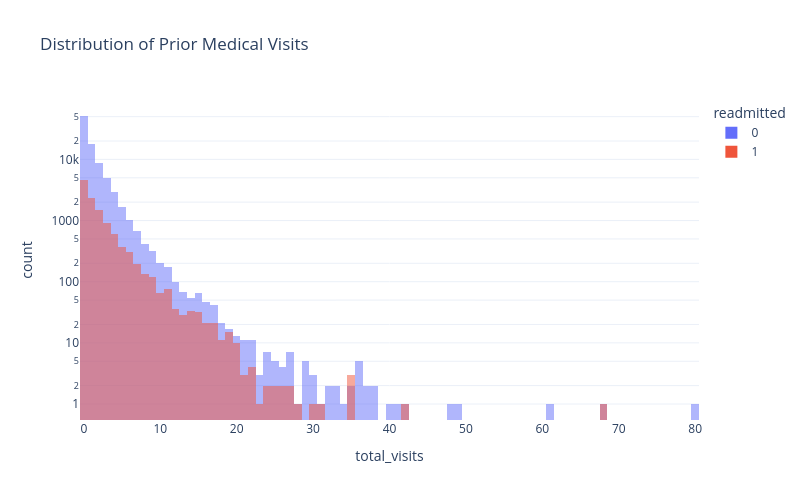

The notebook cell this image was saved under:
### Markdown cell above
Multiple columns refer to the number of medical appointments and hospital visits a patient has had prior to their most recent hospitalization. We will aggregate these to understand the relationship between visits and risk of readmission.

### Code cell
df['total_visits'] = df['number_inpatient'] + df['number_outpatient'] + df['number_emergency']

fig = px.histogram(df, color = 'readmitted', x = 'total_visits', barmode = 'overlay', log_y = True, template = 'plotly_white',
                  height = 500, width = 800, title = 'Distribution of Prior Medical Visits')
fig.show()

### Figure 1 — Plotly figure (JSON) as saved in the notebook; plotly's stock layout.template omitted (floating-point values rounded to 4 significant figures; data arrays with more than 128 entries replaced by an {"elided": "..."} marker saying what was removed)
{"data": [{"bingroup": "x", "hovertemplate": "readmitted=0<br>total_visits=%{x}<br>count=%{y}<extra></extra>", "legendgroup": "0", "marker": {"color": "#636efa", "opacity": 0.5, "pattern": {"shape": ""}}, "name": "0", "orientation": "v", "showlegend": true, "type": "histogram", "x": {"elided": "90409 int values"}, "xaxis": "x", "yaxis": "y"}, {"bingroup": "x", "hovertemplate": "readmitted=1<br>total_visits=%{x}<br>count=%{y}<extra></extra>", "legendgroup": "1", "marker": {"color": "#EF553B", "opacity": 0.5, "pattern": {"shape": ""}}, "name": "1", "orientation": "v", "showlegend": true, "type": "histogram", "x": {"elided": "11357 int values"}, "xaxis": "x", "yaxis": "y"}], "layout": {"barmode": "overlay", "height": 500, "legend": {"title": {"text": "readmitted"}, "tracegroupgap": 0}, "title": {"text": "Distribution of Prior Medical Visits"}, "width": 800, "xaxis": {"anchor": "y", "autorange": true, "domain": [0, 1], "range": [-0.5, 80.5], "title": {"text": "total_visits"}, "type": "linear"}, "yaxis": {"anchor": "x", "autorange": true, "domain": [0, 1], "range": [-0.2617, 4.971], "title": {"text": "count"}, "type": "log"}}}
